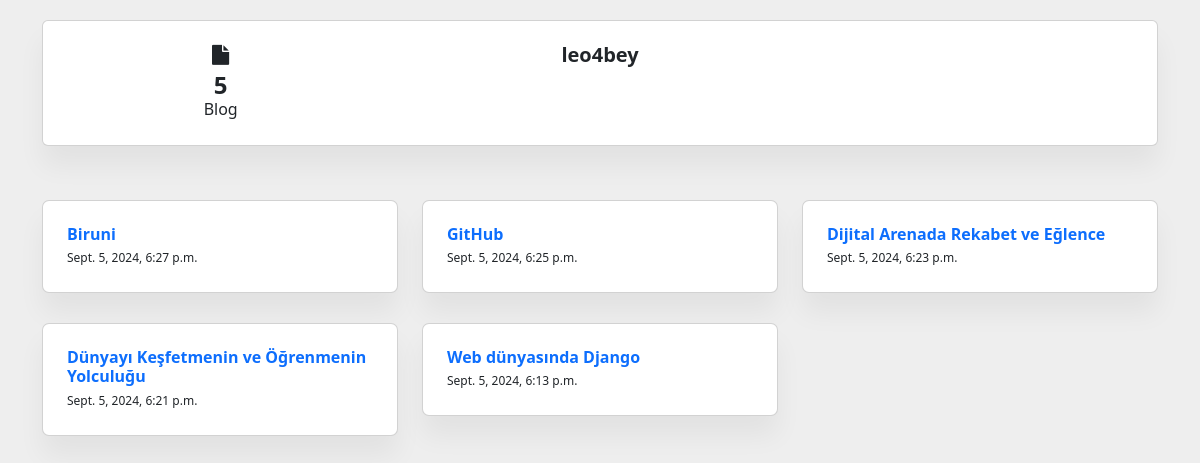
Page /profile/leo4bey on the committed database.
### leo_blog_app/models.py (models this page shows, shortened)
class Blog(models.Model):
    title = models.CharField(max_length=200)
    content = models.TextField()
    created_at = models.DateTimeField(auto_now_add=True)
    owner = models.ForeignKey(User, on_delete=models.CASCADE)

### leo_blog_app/views.py (the view)
# urls.py: path('profile/<str:user_name>', views.profile, name='profile'),
def profile(request, user_name):
    user = get_object_or_404(User, username=user_name)
    blogs = Blog.objects.filter(owner_id=user.id).order_by('-id')
    data = {
        "user_id": user.id,
        "username": user.username,
        "email": user.email,
        "date_join": user.date_joined,
        "last_login": user.last_login,
        "blogs_count": blogs.count()
    }
    return render(request, 'profile.html', {'data': data, 'blogs': blogs})

### leo_blog_app/templates/profile.html (shortened to what this page needs)
{% load static %}
<!DOCTYPE html>
<html lang="en">
<head>
<link href="https://cdn.jsdelivr.net/npm/bootstrap@5.2.0/dist/css/bootstrap.min.css" rel="stylesheet">
<link href="{% static 'css/profile.css' %}" rel="stylesheet" />
</head>
<body>
<link href="https://maxcdn.bootstrapcdn.com/font-awesome/4.3.0/css/font-awesome.min.css" rel="stylesheet">
<div class="container">
<div class="card overflow-hidden">
<div class="card-body p-0">
<div class="row align-items-center">
<div class="col-lg-4 order-lg-1 order-2">
<div class="d-flex align-items-center justify-content-around m-4">
<div class="text-center">
<i class="fa fa-file fs-6 d-block mb-2"></i>
<h4 class="mb-0 fw-semibold lh-1">{{ data.blogs_count }}</h4>
<p class="mb-0 fs-4">Blog</p>
</div>
</div>
</div>
<div class="col-lg-4 mt-n3 order-lg-2 order-1">
<div class="mt-n5">
<div class="text-center">
<h5 class="fs-5 mb-0 fw-semibold">{{ data.username }}</h5>
</div>
</div>
</div>
<div class="col-lg-4 order-last">
</div>
</div>
</div>
</div>
<div class="tab-content" id="pills-tabContent">
<div class="tab-pane fade show active" id="pills-gallery" role="tabpanel" aria-labelledby="pills-gallery-tab" tabindex="0">
<div class="row">
{% for blog in blogs %}
    <div class="col-md-6 col-lg-4">
    <a target="_blank" href="{% url 'blogdetail' data.username blog.id %}">
    <div class="card hover-img overflow-hidden rounded-2">
    <div class="card-body p-0">
    <div class="p-4 d-flex align-items-center justify-content-between">
    <div>
    <h6 class="fw-semibold mb-0 fs-4">{{ blog.title }}</h6>
    <span class="text-dark fs-2">{{ blog.created_at }}</span>
    </div>
    </div>
    </div>
    </div>
    </a>
    </div>
{% endfor %}
</div>
</div>
</div>
</div>
</body>
</html>

### leo_blog_app/static/css/profile.css (style rules this page uses)
body { background:#eee; padding-top:20px; }
.card { margin-bottom: 30px; }
.overflow-hidden { overflow: hidden!important; }
.p-0 { padding: 0!important; }
.mt-n5 { margin-top: -3rem!important; }
.align-items-center { align-items: center!important; }
.d-flex { display: flex!important; }
.rounded-2 { border-radius: 7px !important; }
.fs-6 { font-size: 1.25rem!important; }
.mb-2 { margin-bottom: 0.5rem!important; }
.d-block { display: block!important; }
a { text-decoration: none; }
.fw-semibold { font-weight: 600!important; }
.fs-4 { font-size: 1rem!important; }
.card, .bg-light { box-shadow: 0 20px 27px 0 rgb(0 0 0 / 5%); }
.fs-2 { font-size: .75rem!important; }

### rows in the picture
Blog: title "Biruni", created_at "Sept. 5, 2024, 6:27 p.m."
Blog: title "GitHub", created_at "Sept. 5, 2024, 6:25 p.m."
Blog: title "Dijital Arenada Rekabet ve Eğlence", created_at "Sept. 5, 2024, 6:23 p.m."
Blog: title "Dünyayı Keşfetmenin ve Öğrenmenin Yolculuğu", created_at "Sept. 5, 2024, 6:21 p.m."
Blog: title "Web dünyasında Django", created_at "Sept. 5, 2024, 6:13 p.m."

### other values in the picture
{{ data.blogs_count }} "5"
{{ data.username }} "leo4bey"
